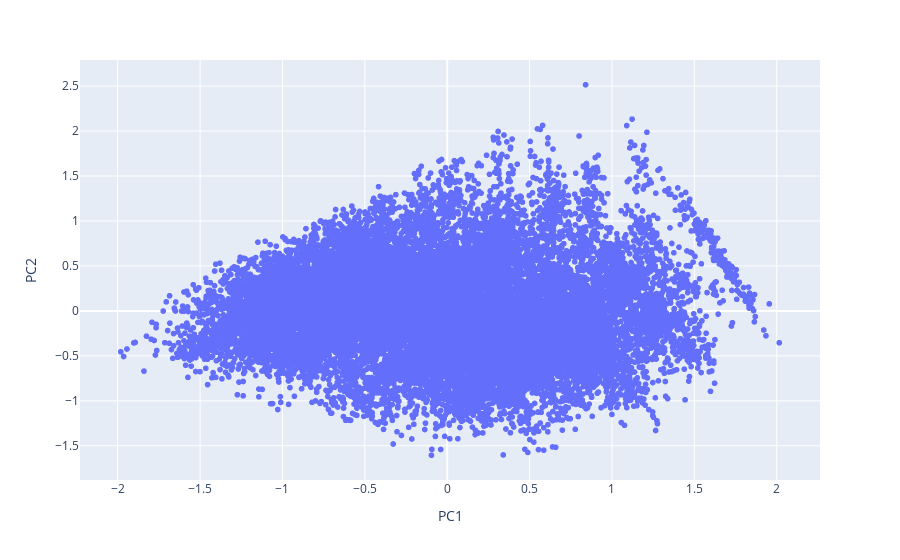

Source (notebook cell):
### Code cell
#Select descriptors obtained from PubChem
features = features[10:17]

#Calculate loading scores
loadings = pca.components_.T * np.sqrt(pca.explained_variance_)

#Plot results
fig = px.scatter(df_pc, x='PC1', y='PC2')
for i, feature in enumerate(features):
    i += 177
    fig.add_shape(
        type='line',
        x0=0, y0=0,
        x1=loadings[i, 0]*100,
        y1=loadings[i, 1]*100
    )
    fig.add_annotation(
        x=loadings[i, 0]*120,
        y=loadings[i, 1]*120,
        ax=0, ay=0,
        xanchor="center",
        yanchor="bottom",
        text=feature,
    )
fig.show()

### Figure 1 — Plotly figure (JSON) as saved in the notebook; plotly's stock layout.template omitted (floating-point values rounded to 4 significant figures; data arrays with more than 128 entries replaced by an {"elided": "..."} marker saying what was removed)
{"data": [{"hovertemplate": "PC1=%{x}<br>PC2=%{y}<extra></extra>", "legendgroup": "", "marker": {"color": "#636efa", "symbol": "circle"}, "mode": "markers", "name": "", "showlegend": false, "type": "scattergl", "x": {"elided": "19652 float values"}, "xaxis": "x", "y": {"elided": "19652 float values"}, "yaxis": "y"}], "layout": {"legend": {"tracegroupgap": 0}, "margin": {"t": 60}, "xaxis": {"anchor": "y", "domain": [0, 1], "title": {"text": "PC1"}}, "yaxis": {"anchor": "x", "domain": [0, 1], "title": {"text": "PC2"}}}}
